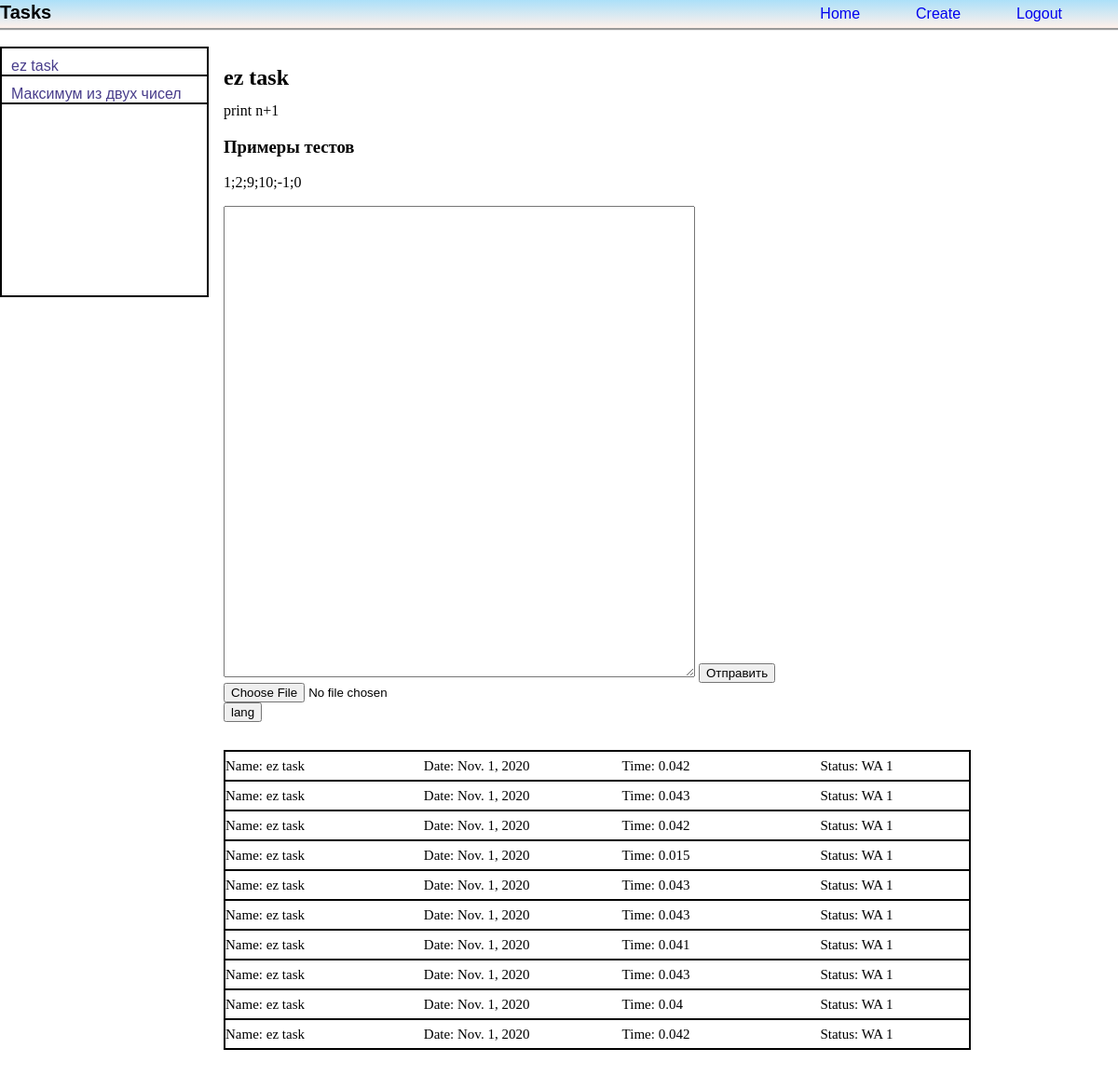
/courses/12/ (signed in), run on the app's committed database.
### course/models.py (models this page shows, shortened)
class Task(models.Model):
    title = models.CharField(verbose_name='Название', max_length=60)
    task_text = models.TextField(verbose_name='Текст задания',)
    preview = models.CharField(max_length=250, verbose_name="Анонс задания")
    tests = models.TextField(verbose_name='Тесты')

class Send(models.Model):
    task = models.ForeignKey(Task, on_delete=models.CASCADE)
    verdict = models.CharField(max_length=3, verbose_name='Verdict',)
    last_test = models.IntegerField(verbose_name='lt test',)
    code = models.TextField(verbose_name="code", default="code")
    lang = models.CharField(max_length=10, verbose_name='lang', default="python3")
    runtime = models.FloatField(verbose_name="time", default=0)
    date = models.DateField(verbose_name="date")

### course/views.py (the view)
# urls.py: path('<int:task_id>/', views.courses_home, name='courses_home'),
def courses_home(request, task_id):
    if not request.user.is_authenticated:
        return HttpResponseRedirect(request.META.get('HTTP_REFERER'))
    tasks = Task.objects.all()
    curr_task = Task.objects.get(id=task_id)
    latest_sends_list = curr_task.send_set.order_by('-id')[:10]
    return render(request, 'courses_main.html', {'tasks': tasks, 'cur_task': curr_task, 'list': latest_sends_list})

### course/templates/courses_main.html (shortened to what this page needs)
<!DOCTYPE html>
<html lang="en">
{% load static %}
<head>
    <link rel="stylesheet" href="{% static 'course/stylesheets/send_task.css' %}">
    <link rel="stylesheet" href="{% static 'account/stylesheets/account_styles.css' %}">
</head>
<body>
    <header class="header always-on-top">
        <h1 class="site-name">Tasks</h1>
        <a href="{% url 'home' %}" class="header-element first-header-element">Home</a>
        <a href="{% url 'course:create' %}" class="header-element">Create</a>
        <a href="{% url 'logout' %}" class="header-element">Logout</a>
    </header>
    <main>
        <div class="flex-column fixed-left-menu">
            {% for task in tasks %}
                <div class="bottom-margin bottom-border">
                    <a href="{% url 'course:courses_home' task.id %}" onclick="{% with cur_task=task %}{% endwith %}" class="task__title">{{ task.title }}</a>
                </div>
            {% endfor %}
        </div>
        <div class="task__field">
            <h2 class="task-block__header">{{ cur_task.title }}</h2>
            <p class="task-block__text">{{ cur_task.task_text | linebreaks }}</p>
            <h3>Примеры тестов</h3>
            <p>{{ cur_task.tests | linebreaks }}</p>
            <form action="{% url 'course:create_send' cur_task.id %}" method="POST">
                <textarea name="user_code" class="parcel-window"></textarea>
                <button type="submit" onclick="ChooseLang()">Отправить</button>
                <input type="file" class="form-control-file" id="exampleFormControlFile1">
            </form>
            <div>
                <button class="lang-button">lang</button>
            </div>
            <div class="res-box flex-column no-bottom-border">
                {% if list %}
                        {% for send in list %}
                            <div class="res-box__row">
                                <div class="res-box__elem">Name: {{ cur_task.title }}</div>
                                <div class="res-box__elem">Date: {{ send.date }}</div>
                                <div class="res-box__elem">Time: {{ send.runtime }}</div>
                                <div class="res-box__elem">Status: {{ send.verdict }}
                                    {% if "OK" != send.verdict %}
                                     {{ send.last_test }}
                                    {% endif %}
                                </div>
                            </div>
                        {% endfor %}
                {% else %}
                    Посылок пока нет
                {% endif %}
            </div>
        </div>
    </main>
</body>
</html>

### course/static/course/stylesheets/send_task.css (style rules this page uses)
.parcel-window { width: 500px; height: 500px; }
.always-on-top { z-index: 3; }
.fixed-left-menu { position: fixed; padding-top: 10px; min-height: 20%; width: 220px; top: 50px; border: 2px solid black; }
.site-name { margin-top: 2px; font-size: 20px; font-family: "KacstTitle", sans-serif; }
.flex-column { display: flex; flex-direction: column; justify-content: flex-start; text-align: left; }
.task__field { position: absolute; top: 50px; left: 240px; width: 70%; height: 100%; z-index: 1; }
.bottom-margin { margin-bottom: 10px; }
.bottom-border { border-bottom: 2px solid black; }
.task__title { font-family: "KacstTitle", sans-serif; margin-left: 10px; text-decoration: none; color: darkslateblue; }
.res-box { align-items: center; min-height: 30px; width: 95%; margin-top: 30px; border: 2px solid black; }
.res-box__row { display: flex; flex-direction: row; align-items: center; width: 100%; height: 30px; justify-content: space-between; border-bottom: 2px solid black; }
.res-box__elem { font-size: 15px; width: 20%; }
.no-bottom-border { border-bottom: none; }
.task-block__header { width: 100%; height: 20px; }
.task-block__text { font-family: "Bahnschrift", sans-serif; font-size: 16px; }

### account/static/account/stylesheets/account_styles.css (style rules this page uses)
html, body { margin: 0; box-sizing: border-box; }
html { scroll-behavior: smooth; }
.header { display: flex; position: fixed; height: 30px; width: 100%; top: 0; left: 0; transition: top 0.3s; border-bottom-style: groove; background-image: linear-gradient(to top, #fff1eb 0%, #ace0f9 100%); }
.header a { text-decoration: none; }
.header-element { margin: auto 5% auto 0; font-family: "Bahnschrift", sans-serif; font-size: 16px; }
.first-header-element { margin: auto 5% auto auto; }

### course/templates/courses_main.html (style rules this page uses)
html, body { margin: 0; box-sizing: border-box; }

### data on the page
Task: title "ez task", task_text "print n+1", tests "1;2;9;10;-1;0"
Task: title "Максимум из двух чисел"
Send: date "Nov. 1, 2020", runtime "0.042", verdict "WA", last_test "1"
Send: date "Nov. 1, 2020", runtime "0.043", verdict "WA", last_test "1"
Send: date "Nov. 1, 2020", runtime "0.042", verdict "WA", last_test "1"
Send: date "Nov. 1, 2020", runtime "0.015", verdict "WA", last_test "1"
Send: date "Nov. 1, 2020", runtime "0.043", verdict "WA", last_test "1"
Send: date "Nov. 1, 2020", runtime "0.043", verdict "WA", last_test "1"
Send: date "Nov. 1, 2020", runtime "0.041", verdict "WA", last_test "1"
Send: date "Nov. 1, 2020", runtime "0.043", verdict "WA", last_test "1"
Send: date "Nov. 1, 2020", runtime "0.04", verdict "WA", last_test "1"
Send: date "Nov. 1, 2020", runtime "0.042", verdict "WA", last_test "1"
